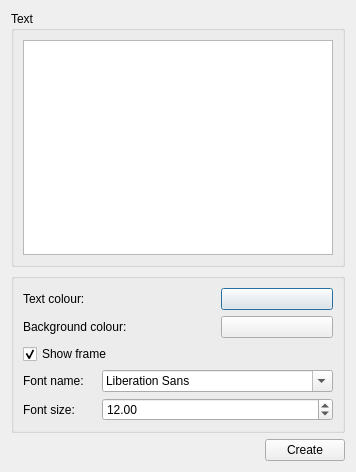
<?xml version="1.0" encoding="UTF-8"?>
<ui version="4.0">
 <class>Gui::Dialog::DlgAnnotation</class>
 <widget class="QDialog" name="Gui::Dialog::DlgAnnotation">
  <property name="geometry">
   <rect>
    <x>0</x>
    <y>0</y>
    <width>356</width>
    <height>472</height>
   </rect>
  </property>
  <property name="windowTitle">
   <string>Annotation</string>
  </property>
  <layout class="QGridLayout" name="gridLayout_3">
   <item row="0" column="0" colspan="2">
    <widget class="QGroupBox" name="groupBox">
     <property name="title">
      <string>Text</string>
     </property>
     <layout class="QGridLayout" name="gridLayout_2">
      <item row="0" column="0">
       <widget class="QPlainTextEdit" name="annotationText"/>
      </item>
     </layout>
    </widget>
   </item>
   <item row="1" column="0" colspan="2">
    <widget class="QGroupBox" name="groupBox_2">
     <property name="title">
      <string/>
     </property>
     <layout class="QGridLayout" name="gridLayout">
      <item row="0" column="0">
       <widget class="QLabel" name="label">
        <property name="text">
         <string>Text colour:</string>
        </property>
       </widget>
      </item>
      <item row="0" column="2">
       <widget class="Gui::ColorButton" name="textColor">
        <property name="color">
         <color>
          <red>255</red>
          <green>255</green>
          <blue>255</blue>
         </color>
        </property>
       </widget>
      </item>
      <item row="1" column="0" colspan="2">
       <widget class="QLabel" name="label_2">
        <property name="text">
         <string>Background colour:</string>
        </property>
       </widget>
      </item>
      <item row="1" column="2">
       <widget class="Gui::ColorButton" name="backgroundColor">
        <property name="color">
         <color>
          <red>0</red>
          <green>85</green>
          <blue>255</blue>
         </color>
        </property>
       </widget>
      </item>
      <item row="2" column="0" colspan="3">
       <widget class="QCheckBox" name="checkBoxFrame">
        <property name="text">
         <string>Show frame</string>
        </property>
        <property name="checked">
         <bool>true</bool>
        </property>
       </widget>
      </item>
      <item row="3" column="0">
       <widget class="QLabel" name="label_3">
        <property name="text">
         <string>Font name:</string>
        </property>
       </widget>
      </item>
      <item row="3" column="1" colspan="2">
       <widget class="QFontComboBox" name="fontComboBox"/>
      </item>
      <item row="4" column="0">
       <widget class="QLabel" name="label_4">
        <property name="text">
         <string>Font size:</string>
        </property>
       </widget>
      </item>
      <item row="4" column="1" colspan="2">
       <widget class="QDoubleSpinBox" name="fontSize">
        <property name="minimum">
         <double>5.000000000000000</double>
        </property>
        <property name="maximum">
         <double>200.000000000000000</double>
        </property>
        <property name="value">
         <double>12.000000000000000</double>
        </property>
       </widget>
      </item>
     </layout>
    </widget>
   </item>
   <item row="2" column="0">
    <spacer name="horizontalSpacer">
     <property name="orientation">
      <enum>Qt::Horizontal</enum>
     </property>
     <property name="sizeHint" stdset="0">
      <size>
       <width>247</width>
       <height>20</height>
      </size>
     </property>
    </spacer>
   </item>
   <item row="2" column="1">
    <widget class="QPushButton" name="buttonCreate">
     <property name="text">
      <string>Create</string>
     </property>
    </widget>
   </item>
  </layout>
 </widget>
 <customwidgets>
  <customwidget>
   <class>Gui::ColorButton</class>
   <extends>QPushButton</extends>
   <header>Gui/Widgets.h</header>
  </customwidget>
 </customwidgets>
 <tabstops>
  <tabstop>annotationText</tabstop>
  <tabstop>textColor</tabstop>
  <tabstop>backgroundColor</tabstop>
  <tabstop>checkBoxFrame</tabstop>
  <tabstop>fontComboBox</tabstop>
  <tabstop>fontSize</tabstop>
  <tabstop>buttonCreate</tabstop>
 </tabstops>
 <resources/>
 <connections/>
</ui>
